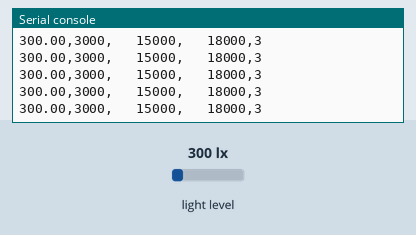
The program below on a simulated Raspberry Pi Pico running CircuitPython. On the bench: the last lines printed to the serial console. The inputs (shaded band) are chosen by the test bench; at power-on: light level 300 lx.

Above: at 1.2 s.
1.3 s: light level set to 40 lx
At 1.41 s:
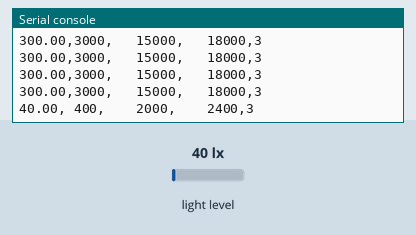
2.8 s: light level set to 1960 lx
At 2.92 s:
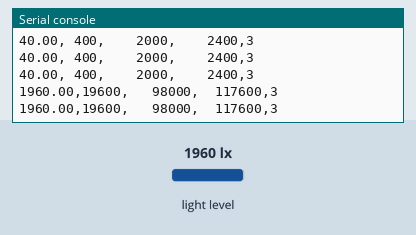

Measured:
- after the input at 1.3 s, the serial console: prints a new line at once (image 1)
- after the input at 2.8 s, the serial console: prints a new line at once (image 2)

The program:

code.py
```python
import time
import board
import busio
import adafruit_tsl2591


# Création de l'interface I2C

i2cEnv = busio.I2C(board.GP1, board.GP0, frequency=100000)
while not i2cEnv.try_lock():
    pass

i2cEnv.unlock()

sensor = adafruit_tsl2591.TSL2591(i2cEnv) #connexion au capteur à l'aide de l'interface I2C

#déclaration de constantes et variables
gain_lst=[adafruit_tsl2591.GAIN_LOW,adafruit_tsl2591.GAIN_MED,adafruit_tsl2591.GAIN_HIGH,adafruit_tsl2591.GAIN_MAX]
sensor.integration_time = adafruit_tsl2591.INTEGRATIONTIME_100MS


delayLight=0.1
lastLight=-1
lastgain=-1
lux = -1
infrared = -1
visible = -1
full_spectrum = -1
gain_lvl=3
sensor.gain=gain_lst[gain_lvl]


while True:
    now=time.monotonic()

    if now >= lastLight + delayLight:
        try:
            lux = sensor.lux           #lecture du capteur
            infrared = sensor.infrared
            visible = sensor.visible
            full_spectrum = sensor.full_spectrum
            lastLight = now
            print("{:4.2f}".format(lux)+','+"{:4}".format(infrared)+','+"{:8}".format(visible)+','+"{:8}".format(full_spectrum)+','+"{:1}".format(gain_lvl)) # sortie des données en format CSV
            if infrared<250:        # Système de gestion du gain (AGC)n
                if gain_lvl<3:      # rudimentaire mais fonctionnel
                    gain_lvl=gain_lvl+1
                    sensor.gain = gain_lst[gain_lvl]
                    time.sleep(0.2)
        except RuntimeError:
            if gain_lvl>0:
                gain_lvl=gain_lvl-1
                sensor.gain = gain_lst[gain_lvl]
            time.sleep(0.2) # pause nécéssaire suite au changement de gain
```
